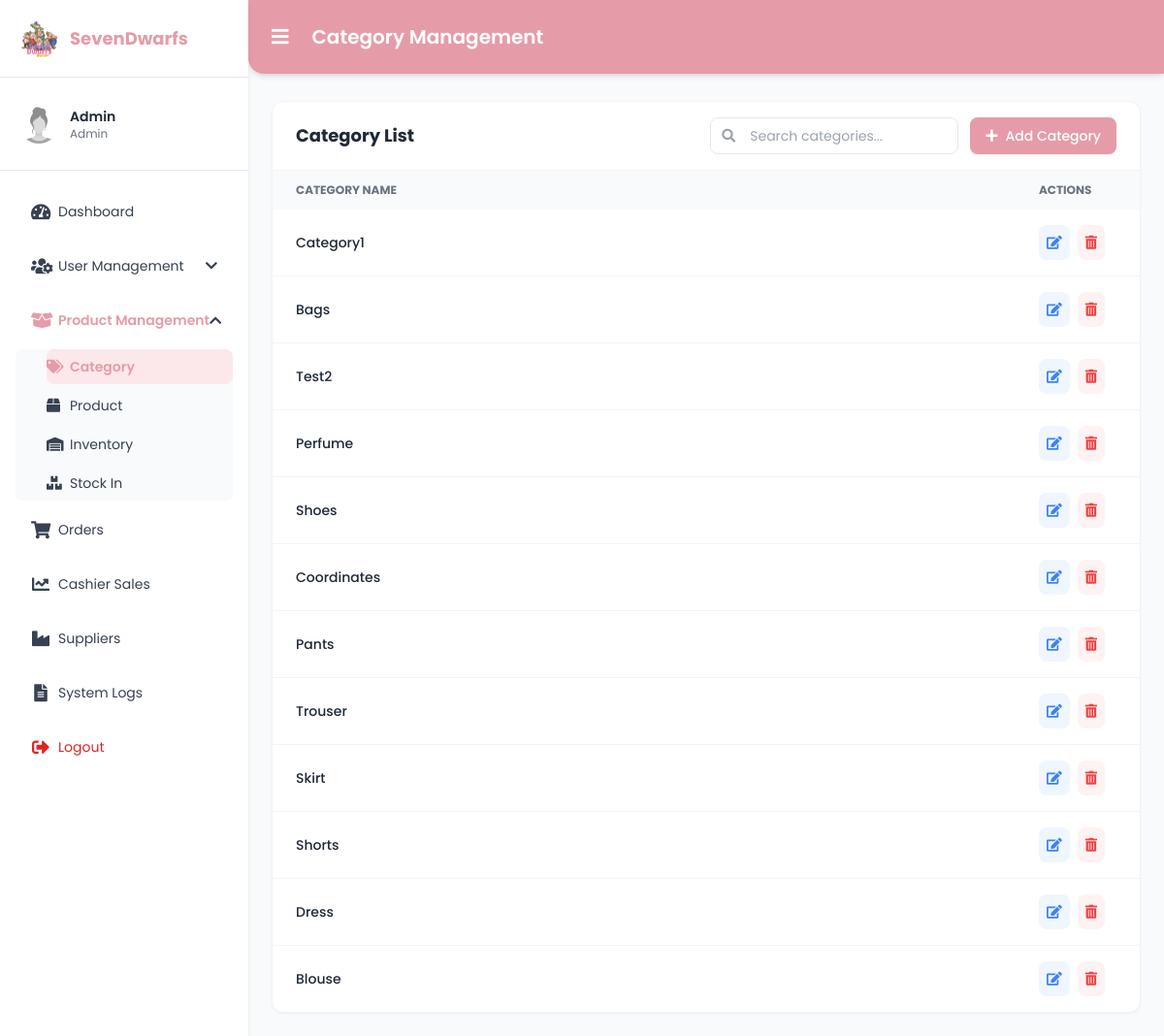
The app's page /categories.php, older data.
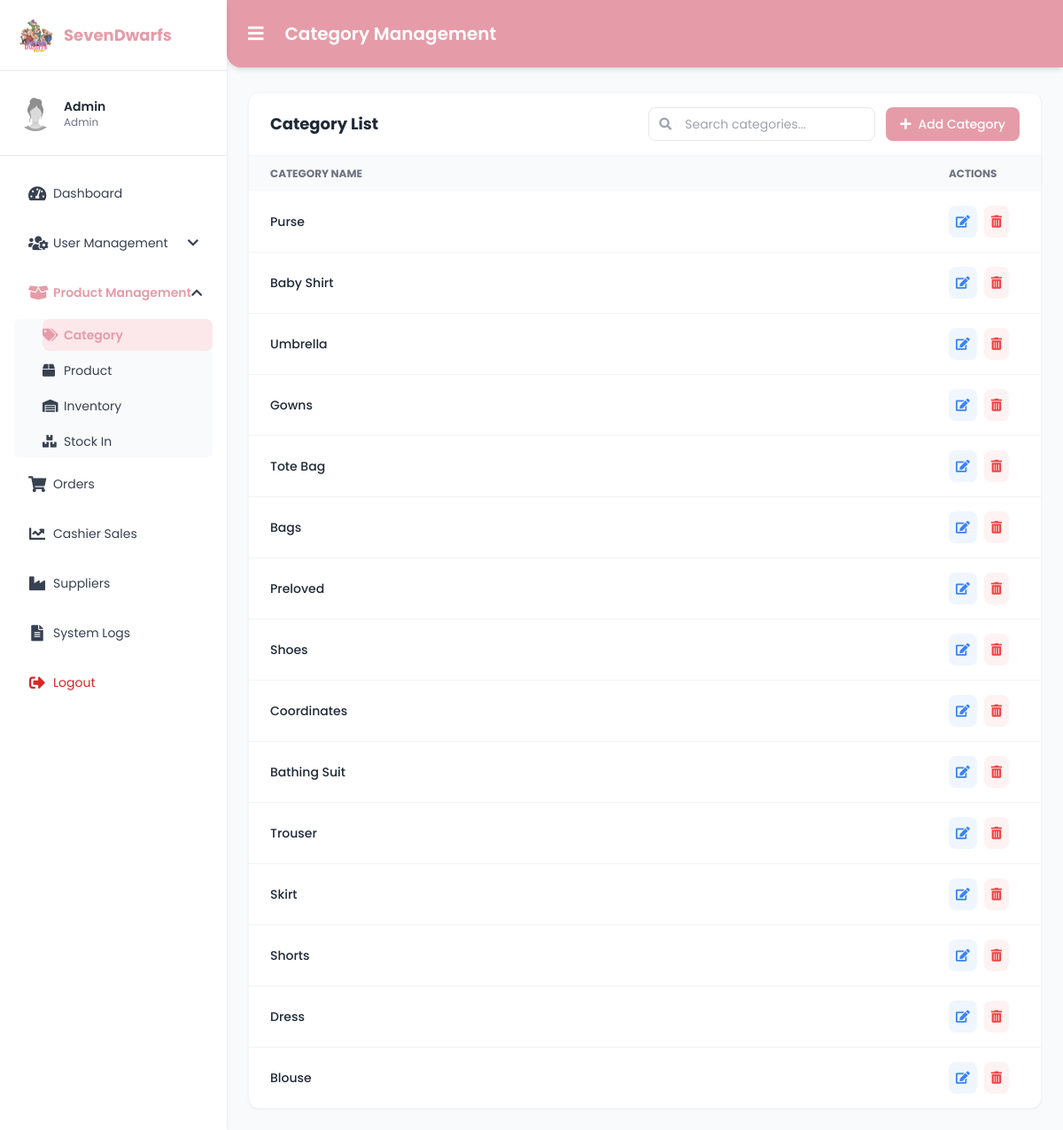
The same page, newer data.
### tables this page shows
CREATE TABLE `categories` (
  `category_id` int(11) NOT NULL,
  `category_code` varchar(10) DEFAULT NULL,
  `category_name` varchar(100) NOT NULL
);

### categories.php (the view, shortened to what the changed rows need)
<?php
require 'conn.php';
$search = isset($_GET['search']) ? trim($_GET['search']) : "";
if ($search !== "") {
    $query = "SELECT * FROM categories
              WHERE category_name LIKE ? OR category_code LIKE ?
              ORDER BY category_id DESC";
    $stmt = $conn->prepare($query);
    $like = "%" . $search . "%";
    $stmt->bind_param("ss", $like, $like);
    $stmt->execute();
    $result = $stmt->get_result();
} else {
    $query = "SELECT * FROM categories ORDER BY category_id DESC";
    $result = $conn->query($query);
}
?>
<!DOCTYPE html>
<html lang="en">
<head>
  <script src="https://cdn.tailwindcss.com"></script>
  <link rel="stylesheet" href="https://unpkg.com/nprogress@0.2.0/nprogress.css" />
  <link rel="stylesheet" href="https://cdnjs.cloudflare.com/ajax/libs/font-awesome/5.15.3/css/all.min.css"/>
</head>
<body class="text-sm animate-fade-in">
<div class="flex min-h-screen"
     x-data="{
        sidebarOpen: localStorage.getItem('sidebarOpen') === 'false' ? false : true,
        userMenu: false,
        productMenu: true,
        showAddModal: false,
        showEditModal: false,
        showDeleteModal: false,
        selectedCategory: { id: null, code: '', name: '' }
     }"
     x-init="$watch('sidebarOpen', val => localStorage.setItem('sidebarOpen', val))">
  <aside
    class="bg-white shadow-md fixed top-0 left-0 h-screen z-30 transition-all duration-300 ease-in-out no-scrollbar overflow-y-auto overflow-x-hidden"
    :class="sidebarOpen ? 'w-64' : 'w-20'"
  >
    <div class="p-5 border-b flex items-center h-20 transition-all duration-300" :class="sidebarOpen ? 'space-x-3' : 'justify-center pl-0'">
        <h2 class="text-lg font-bold text-[var(--rose)] whitespace-nowrap overflow-hidden transition-all duration-300"
            x-show="sidebarOpen" x-transition.opacity>SevenDwarfs</h2>
    </div>
  </aside>
  <main class="flex-1 flex flex-col pt-20 bg-gray-50 transition-all duration-300 ease-in-out"
        :class="sidebarOpen ? 'ml-64' : 'ml-20'">
    <header class="bg-[var(--rose)] text-white p-4 flex justify-between items-center shadow-md rounded-bl-2xl fixed top-0 right-0 z-20 transition-all duration-300 ease-in-out"
            :class="sidebarOpen ? 'left-64' : 'left-20'">
      <div class="flex items-center gap-4">
          <h1 class="text-xl font-semibold">Category Management</h1>
      </div>
    </header>
    <section class="p-6">
        <div class="bg-white rounded-xl shadow-sm border border-gray-100 overflow-hidden">
            <div class="px-6 py-4 border-b border-gray-100 flex flex-col md:flex-row justify-between items-center gap-4">
                <h2 class="text-lg font-bold text-gray-800">Category List</h2>
            </div>
            <div class="overflow-x-auto">
                <table class="w-full text-left text-sm text-gray-600">
                    <thead class="bg-gray-50 text-gray-500 uppercase font-bold text-xs">
                        <tr>
                            <th class="px-6 py-3 text-left">Category Name</th>
                            <th class="px-6 py-3 text-left w-32">Actions</th>
                        </tr>
                    </thead>
                    <tbody class="divide-y divide-gray-100">
                        <?php if ($result->num_rows > 0): ?>
                            <?php while ($row = $result->fetch_assoc()): ?>
                                <tr class="hover:bg-gray-50 transition duration-150">
                                    <td class="px-6 py-4 font-medium text-gray-800"><?= htmlspecialchars($row['category_name']) ?></td>
                                    <td class="px-6 py-4 flex gap-2">
                                        <button
                                            @click="showEditModal = true; selectedCategory = {
                                                id: '<?= $row['category_id'] ?>',
                                                code: '<?= $row['category_code'] ?>',
                                                name: '<?= htmlspecialchars($row['category_name']) ?>'
                                            }"
                                            class="text-blue-500 hover:text-blue-700 bg-blue-50 hover:bg-blue-100 p-2 rounded-lg transition" title="Edit">
                                            <i class="fas fa-edit"></i>
                                        </button>
                                        <button
                                            @click="showDeleteModal = true; selectedCategory = {
                                                id: '<?= $row['category_id'] ?>',
                                                name: '<?= htmlspecialchars($row['category_name']) ?>'
                                            }"
                                            class="text-red-500 hover:text-red-700 bg-red-50 hover:bg-red-100 p-2 rounded-lg transition" title="Delete">
                                            <i class="fas fa-trash-alt"></i>
                                        </button>
                                    </td>
                                </tr>
                            <?php endwhile; ?>
                        <?php endif; ?>
                    </tbody>
                </table>
            </div>
        </div>
    </section>
  </main>
</div>
</body>
</html>

Row changes from the older to the newer data that the page shows:
removed categories: category_name "Test2"
added categories: category_name "Purse"
added categories: category_name "Baby Shirt"
added categories: category_name "Umbrella"
added categories: category_name "Gowns"
changed categories: category_name "Category1" → "Tote Bag"
changed categories: category_name "Perfume" → "Preloved"
changed categories: category_name "Pants" → "Bathing Suit"
